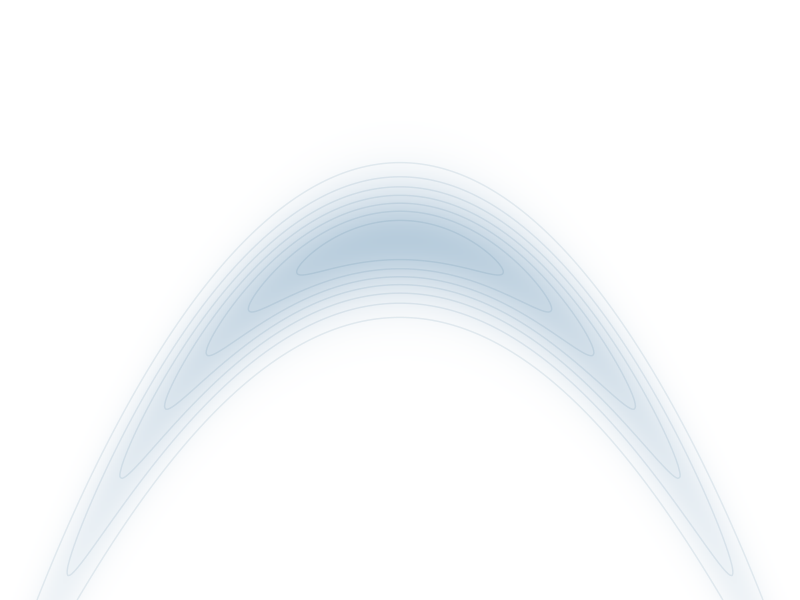
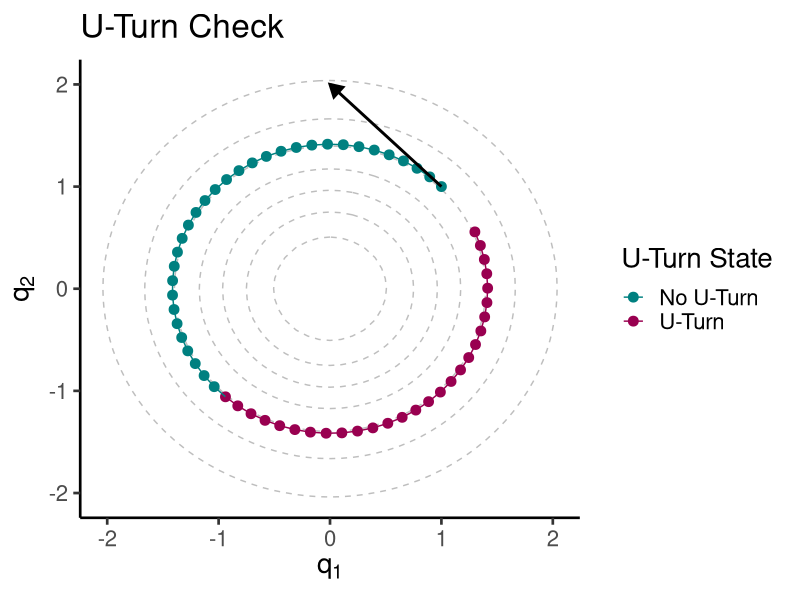
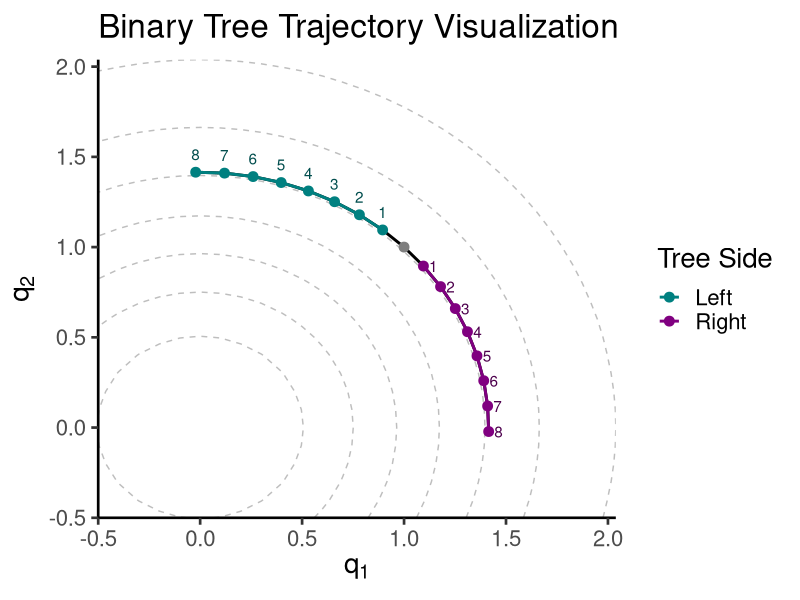
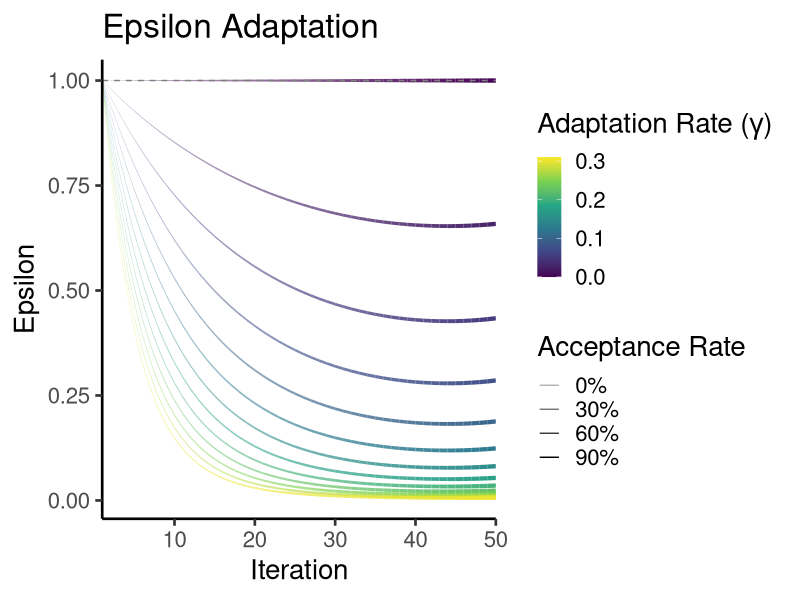
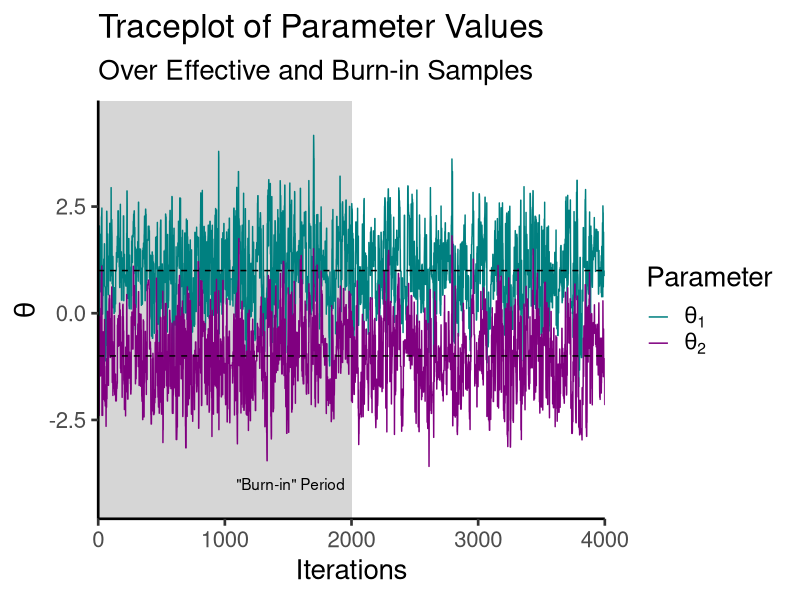
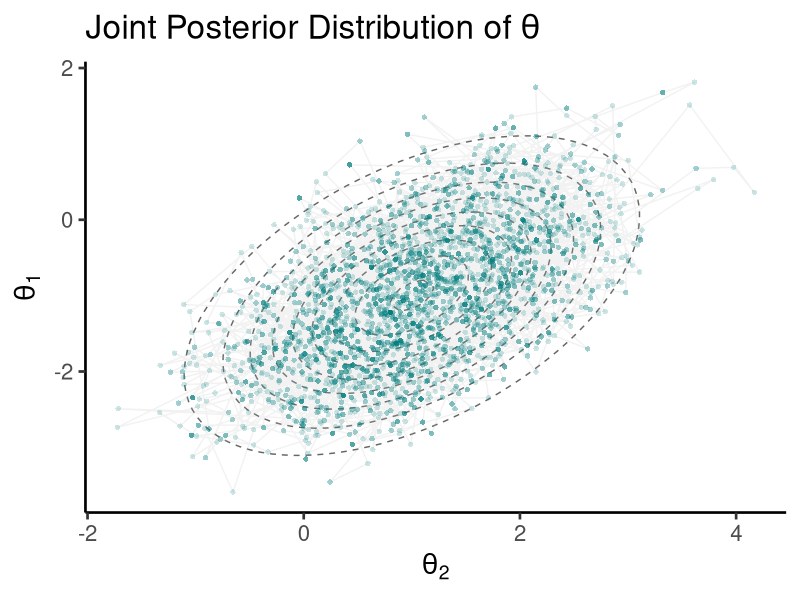

These charts were generated, in order, by the following R code:
## ---- chunk 1
#| include: false
library(ggplot2)
library(data.table)

theme_set(new = theme_classic(base_size = 20))
## ---- chunk 2
#| code-fold: true

xy_seq <- seq(-3, 3, .01)
df <- expand.grid(x = xy_seq, y = xy_seq)
df$z <- with(df, {
  x_square <- (x^2)
  yx_square <- ((y - x_square)^2) / .1
  exp(-0.5 * x_square - 0.5 * yx_square)
})

ggplot(df, aes(x, -y, z = z)) +
  geom_raster(aes(fill = z), show.legend = FALSE) +
  geom_contour(bins = 8, show.legend = FALSE, alpha = .1, col = "#206080") +
  scale_y_continuous(limits = c(-3,2), expand = c(0,0), 
                     oob = scales::squish_infinite) +
  scale_x_continuous(limits = c(-2,2), expand = c(0,0), 
                     oob = scales::squish_infinite) +
  scale_fill_gradient(low = "white", high = "#B7CCDC") +
  theme_void()
## ---- chunk 3
#| code-fold: true

q0 <- c(1, 1)
p0 <- c(-1, 1)
epsilon <- 0.1
steps <- 60
Sigma <- diag(1,2)

xy_seq <- seq(-3, 3, by = .1)
dens_df <- expand.grid(x = xy_seq, y = xy_seq)
dens_df$z <- mvtnorm::dmvnorm(dens_df, c(0,0), Sigma)

positions <- matrix(0, nrow = steps, ncol = length(q0))
positions[1, ] <- q0

## Simplified leapfrog steps
q <- q0; p <- p0
for (i in 2:steps) {
  p_half <- p + (epsilon / 2) * (-q)  # Half-step for momentum
  q <- q + epsilon * p_half           # Full-step for position
  p <- p_half + (epsilon / 2) * (-q)  # Second half-step for momentum
  positions[i, ] <- q
}

# Check U-Turn
uturn_check <- apply(positions, 1, function(qp) {
  sum((qp - q0) * p0) < 0
})

plot_data <- data.table(x = positions[, 1], 
                        y = positions[, 2], 
                        is_uturn = uturn_check)

ggplot(plot_data, aes(x = x, y = y)) +
  geom_contour(data = dens_df, aes(x, y, z = z), col = "gray", 
               linetype = 2) +
  geom_point(aes(color = is_uturn), size = 3) +
  geom_path(aes(color = is_uturn, group = 1)) +
  annotate(geom = "segment", 
           x = q0[1], y = q0[2], 
           xend = q0[1] + p0[1], yend = q0[2] + p0[2], 
           arrow = arrow(length = unit(1/3, "cm"), type = "closed"), 
           lwd = 1, linejoin = "mitre") +
  labs(title = "U-Turn Check", 
       x = expression(q[1]), 
       y = expression(q[2])) +
  scale_color_manual(values = c("#008080", "#990050"), 
                     labels = c("No U-Turn", "U-Turn"),
                     name = "U-Turn State")
## ---- chunk 4
# Log-posterior function
log_posterior <- function(q, Sigma, mu) {
  diff <- q - mu
  -0.5 * t(diff) %*% solve(Sigma) %*% diff - 0.5 * log(det(Sigma))
}

## Gradient of Log-posterior
grad_log_posterior <- function(q, Sigma, mu) {
  -solve(Sigma, q - mu)
}
## ---- chunk 5
# Leapfrog integration
leapfrog <- function(q, p, grad_func, epsilon, Sigma, mu) {
  grad_q <- grad_func(q, Sigma, mu) # Gradient calculation
  p <- p + (epsilon / 2) * grad_q # Half-step for momentum
  q <- q + epsilon * p # Full-step for position
  grad_q <- grad_func(q, Sigma, mu)
  p <- p + (epsilon / 2) * grad_q # Half-step for momentum
  list(q = q, p = p)
}

## ---- chunk 6
# Initialization
nuts_init <- function(q0, Sigma, mu, epsilon) {
  list(
    q = q0, # Initial position
    mu = mu,
    p = rnorm(length(q0), 0, 1), # Initial random momentum
    epsilon = epsilon # Initial step size (this will be adapted later)
  )
}

# Example initialization
q0 <- c(0, 0) # Starting position
mu <- c(-1,1) # Target location
epsilon = 0.1 # Step size

nuts_state <- nuts_init(q0, Sigma, mu, epsilon)
## ---- chunk 7
#| code-fold: show

# U-turn check (dot product of momentum vectors)
is_uturn <- function(q_left, q_right, p_left, p_right) {
  (sum((q_right - q_left) * p_left) < 0) || 
    (sum((q_right - q_left) * p_right) < 0)
}

# Build a trajectory (doubling until U-turn)
build_trajectory <- function(q, p, grad_func, epsilon, Sigma, mu) {
  q_left <- q
  p_left <- p
  q_right <- q
  p_right <- p
  trajectory <- list(q = q, p = p)
  
  j <- 0
  while (!is_uturn(q_left, q_right, p_left, p_right) && j < 10) {
    if (runif(1) < 0.5) {
      # Expand left
      leapfrog_result <- leapfrog(q_left, p_left, grad_func, -epsilon, Sigma, mu)
      q_left <- leapfrog_result$q
      p_left <- leapfrog_result$p
    } else {
      # Expand right
      leapfrog_result <- leapfrog(q_right, p_right, grad_func, epsilon, Sigma, mu)
      q_right <- leapfrog_result$q
      p_right <- leapfrog_result$p
    }
    trajectory$q <- cbind(trajectory$q, leapfrog_result$q)
    trajectory$p <- cbind(trajectory$p, leapfrog_result$p)
    j <- j + 1
  }
  index <- sample(1:ncol(trajectory$q), 1)
  list(q = trajectory$q[, index], p = trajectory$p[, index])
}
## ---- chunk 8
#| code-fold: true

nsteps <- 1000
positions <- matrix(NA, nrow = nsteps, ncol = 2)

xy_seq <- seq(-.5, 3, by = .1)
dens_df <- expand.grid(x = xy_seq, y = xy_seq)
dens_df$z <- mvtnorm::dmvnorm(dens_df, c(0,0), diag(1,2))

set.seed(42)
for (i in seq_len(nsteps)) {
  positions[i,] <- build_trajectory(
    q = c(1, 1),
    p = c(-1, 1),
    grad_func = grad_log_posterior,
    epsilon = 0.1,
    Sigma = diag(1,2),
    mu = c(0,0)
  )$q
}

positions <- unique(positions) |> 
  data.table::as.data.table()

positions[V1 > 1, side := "Right"]
positions[V1 < 1, side := "Left"]
positions[V1 == 1, side := "Initial Position"]

ggplot(positions, aes(x = V1, y = V2)) +
  geom_contour(data = dens_df, aes(x, y, z = z), col = "gray", 
               linetype = 2) +
  geom_line(linewidth = 1) +
  geom_line(aes(col = side), linewidth = 1) +
  geom_point(aes(col = side), size = 3) +
  labs(title = "Binary Tree Trajectory Visualization", 
       x = expression(q[1]), y = expression(q[2]),
       col = "Tree Side") +
  scale_color_manual(values = c(rgb(0,0.5,0.5,1),
                                rgb(0.5,0,0.5,1),
                                rgb(0.2,0.2,0.2,1)),
                     breaks = c("Left", "Right")) +
  annotate(geom = "text", 
           x = positions[side=="Left"][order(V2), V1],
           y = positions[side=="Left"][order(V2), V2] + .1,
           label = 1:8, col = rgb(0,0.3,0.3,1)) +
  annotate(geom = "text", 
           x = positions[side=="Right"][order(V1), V1] + .05,
           y = positions[side=="Right"][order(V1), V2],
           label = 1:8, col = rgb(0.3,0,0.3,1)) +
  scale_x_continuous(expand = c(0,0)) +
  scale_y_continuous(expand = c(0,0))
## ---- chunk 9
# Metropolis-Hastings acceptance probability
acceptance_prob <- function(current_logp, proposed_logp) {
  min(1, exp(proposed_logp - current_logp))
}
## ---- chunk 10
#| code-fold: false

adapt_epsilon <- function(epsilon, lambda_ca, lambda_ta = 0.8, gamma = 0.5) {
  delta <- lambda_ca - lambda_ta
  epsilon <- epsilon * exp(gamma * delta)
  epsilon
}
## ---- chunk 11
#| code-fold: TRUE

epsilons <- numeric(50)
  accept_rates <- seq(0, 0.9, length.out = 50)
  epsilons[1] <- 1.0
  gammas <- seq(0, 0.30, by = 0.025)
  plot_data <- list()
  
  for (i in seq_along(gammas)) {
    for (j in 2:length(epsilons)) {
      epsilons[j] <- adapt_epsilon(
        epsilon = epsilons[j - 1], 
        lambda_ca = accept_rates[j], 
        lambda_ta = 0.8,
        gamma = gammas[i])
    }
    plot_data[[i]] <- data.table::data.table(
      iteration = 1:50,
      epsilon = epsilons,
      gamma = gammas[i],
      accept_rate = accept_rates
    )
  }
  
  plot_data <- data.table::rbindlist(plot_data)
  
  ggplot(plot_data, aes(x = iteration, y = epsilon, col = gamma, group = gamma)) +
    geom_line(aes(linewidth = accept_rate, alpha = accept_rate)) +
    labs(title = "Epsilon Adaptation", x = "Iteration", 
         y = "Epsilon", col = expression("Adaptation Rate ("*gamma*")")) +
    geom_hline(yintercept = 1, linewidth = 1/2, color = "gray50", linetype = 2) +
    scale_alpha_continuous(range = c(0.3,1), name = "Acceptance Rate",
                           labels = scales::label_percent(),
                           limits = c(0, .9), 
                           breaks = c(0, .3, .6, .9)) +
    scale_linewidth_continuous(range = c(0.1, 1.5), 
                               name = NULL, labels = NULL, breaks = NULL) +
    scale_x_continuous(expand = c(0,0)) +
    scale_color_viridis_c(limits = c(0, .31))
## ---- chunk 12
# Full NUTS sampler
nuts <- function(log_posterior, grad_log_posterior, 
                 q0, Sigma, mu, 
                 epsilon, lambda_ta, gamma,
                 n_samples = 1000, n_warmup = 500) {
  # Initialization
  nuts_state <- nuts_init(q0, Sigma, mu, epsilon)
  samples <- matrix(0, nrow = n_samples + n_warmup, ncol = length(q0))
  
  # Warmup phase for step size adaptation
  for (i in 1:n_warmup) {
    nuts_state$p <- rnorm(length(q0), 0, 1) # Resample momentum
    trajectory <- build_trajectory(nuts_state$q, nuts_state$p, grad_log_posterior, nuts_state$epsilon, Sigma, mu)
    
    #Metropolis Hastings
    current_logp <- log_posterior(nuts_state$q, Sigma, mu)
    proposed_logp <- log_posterior(trajectory$q, Sigma, mu)
  
    acc_rate <- acceptance_prob(current_logp, proposed_logp)
    
    if(runif(1) < acc_rate){
      nuts_state$q <- trajectory$q
    }
    
    ## Adaptative epsilon
    nuts_state$epsilon <- adapt_epsilon(epsilon, acc_rate, lambda_ta, gamma)
    
    samples[i, ] <- nuts_state$q
  }
  
  # Sampling phase
  for (i in 1:n_samples) {
    nuts_state$p <- rnorm(length(q0), 0, 1) # Resample momentum
    trajectory <- build_trajectory(nuts_state$q, nuts_state$p, grad_log_posterior, nuts_state$epsilon, Sigma, mu)
    
    #Metropolis Hastings
    current_logp <- log_posterior(nuts_state$q, Sigma, mu)
    proposed_logp <- log_posterior(trajectory$q, Sigma, mu)
  
    if(runif(1) < acceptance_prob(current_logp, proposed_logp)){
      nuts_state$q <- trajectory$q
    }
    
    samples[i + n_warmup, ] <- nuts_state$q
  }
  
  samples
}
## ---- chunk 13
#| code-fold: false

## Initial parameters
q0 <- c(0, 0)    # Starting positions
mu <- c(1, -1)   # Target location of the distribution
epsilon <- 0.5   # (Initial) Step size for HMC exploring
lambda_ta <- .75 # Target acceptance rate
gamma <- 0.5     # Adaptation rate for epsilon

# Variance-Covariance Matrix
Sigma <- matrix(
  data = c(1, 0.5, 
           0.5, 1), 
  nrow = 2
)

set.seed(1234) # Seed for reproducibility

# Our main function — HMC-NUTS sampler
samples <- nuts(
  log_posterior, grad_log_posterior,         # Distribution functions
  q0, Sigma, mu,                             # Target parameters
  epsilon, lambda_ta, gamma,
  n_samples = 2000, n_warmup = 2000 # Sampler hyperparameter
)
## ---- chunk 14
#| code-fold: true

plot_df <- as.data.table(samples)
plot_df[, iter := seq_len(.N)]

plot_df <- melt(plot_df, id.vars = "iter")

ggplot(plot_df, aes(iter, value, col = variable)) +
  annotate(geom = "ribbon", alpha = 1/5,
           x = c(0, 2000), ymin = -Inf, ymax = Inf) +
  annotate(geom = "text", x = 1950, y = -4, 
           label = "\"Burn-in\" Period", hjust = 1) +
  geom_line(linewidth = 1/2) +
  geom_hline(yintercept = c(-1,1), linetype = 2) +
  labs(color = "Parameter", y = expression(theta), x = "Iterations",
       title = "Traceplot of Parameter Values",
       subtitle = "Over Effective and Burn-in Samples") +
  scale_color_manual(values = c(rgb(0,.5,.5,1),rgb(.5,0,.5,1)),
                     labels = c("theta[1]", "theta[2]") |> 
                       scales::label_parse()()) +
  scale_y_continuous(expand = c(0.1,0)) +
  scale_x_continuous(expand = c(0,0))
## ---- chunk 15
#True density
xy_seq <- seq(-4, 4, by = .1)
dens_df <- expand.grid(x = xy_seq, y = xy_seq)
dens_df$z <- mvtnorm::dmvnorm(dens_df, mu, Sigma)

ggplot(data = data.frame(samples), aes(x = X1, X2))+
  geom_contour(data = dens_df, aes(x, y, z = z), 
               col = "gray40", linetype = 2) +
  geom_path(alpha = .2, col = "gray") +
  geom_point(col = rgb(0,0.5,0.5,1), alpha = 1/5, pch = 16) +
  labs(x = expression(theta[2]), y = expression(theta[1]),
       title = expression("Joint Posterior Distribution of"~theta))
## ---- chunk 16
# Calculate ESS for each parameter
coda::mcmc(samples, start = 2000 + 1) |> 
  coda::effectiveSize()
## ---- chunk 17
#| code-fold: false

n_chains <- 4 # Number of independent chains

set.seed(1234) # Seed for reproducibility

# Our main function within a lapply() statement for looping
nuts_model <- lapply(seq_len(n_chains), function(x) {
  samples <- nuts(
    log_posterior, grad_log_posterior,
    q0, Sigma, mu,
    epsilon, lambda_ta, gamma,
    n_samples = 2000, n_warmup = 2000
  )
  `dimnames<-`(samples, list(NULL, c("theta_1", "theta_2")))
})
## ---- chunk 18
# Calculate R-hat
nuts_model |> 
  lapply(coda::mcmc, start = 2e3 + 1) |> 
  coda::mcmc.list() |> 
  coda::gelman.diag() |> 
  lapply(round,3)
